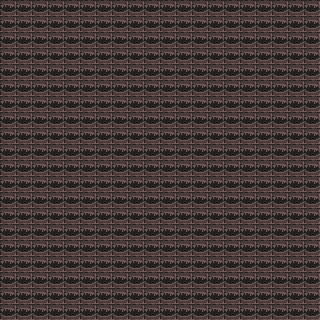

Tiled map render using the project's own tile images. Description and the map definition, with tile-layer contents summarised, below:
An orthogonal 20x20 tile map with 16x16 px tiles, 1 tile layer (background).

<map version="1.4" tiledversion="1.4.3" orientation="orthogonal" renderorder="right-up" width="20" height="20" tilewidth="16" tileheight="16" infinite="0" nextlayerid="3" nextobjectid="1">
 <tileset firstgid="1" source="tileset1.tsx" />
 <layer id="1" name="background" width="20" height="20">
  <properties>
   <property name="z" type="int" value="0" />
  </properties>
  <data>[400 cells, 400 non-empty, 1 distinct tile ids]</data>
 </layer>
</map>
